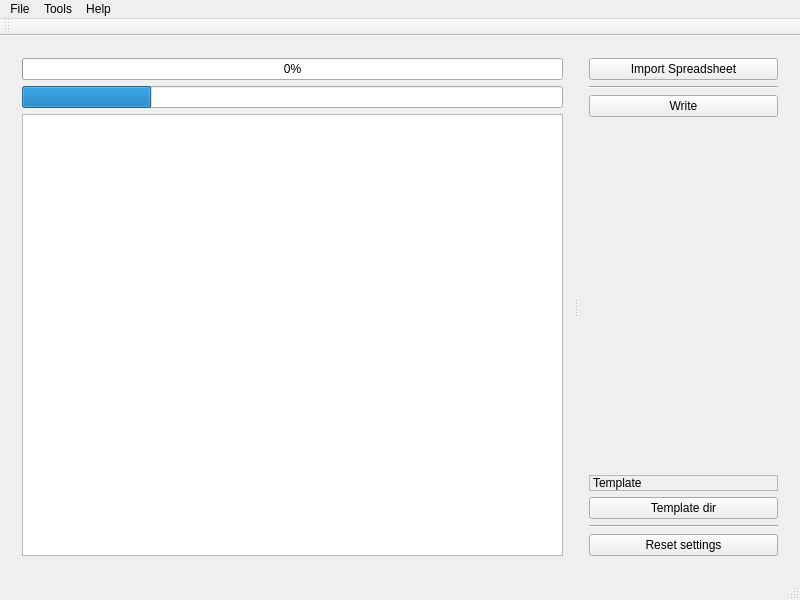
<?xml version="1.0" encoding="UTF-8"?>
<ui version="4.0">
 <class>MainWindow</class>
 <widget class="QMainWindow" name="MainWindow">
  <property name="windowModality">
   <enum>Qt::NonModal</enum>
  </property>
  <property name="geometry">
   <rect>
    <x>0</x>
    <y>0</y>
    <width>800</width>
    <height>600</height>
   </rect>
  </property>
  <property name="mouseTracking">
   <bool>false</bool>
  </property>
  <property name="focusPolicy">
   <enum>Qt::NoFocus</enum>
  </property>
  <property name="acceptDrops">
   <bool>false</bool>
  </property>
  <property name="windowTitle">
   <string>AutoXlsx</string>
  </property>
  <widget class="QWidget" name="centralWidget">
   <layout class="QGridLayout" name="gridLayout">
    <item row="0" column="0">
     <widget class="QSplitter" name="splitter_2">
      <property name="frameShadow">
       <enum>QFrame::Plain</enum>
      </property>
      <property name="lineWidth">
       <number>1</number>
      </property>
      <property name="midLineWidth">
       <number>0</number>
      </property>
      <property name="orientation">
       <enum>Qt::Horizontal</enum>
      </property>
      <property name="opaqueResize">
       <bool>true</bool>
      </property>
      <widget class="QWidget" name="widget" native="true">
       <property name="minimumSize">
        <size>
         <width>0</width>
         <height>0</height>
        </size>
       </property>
       <layout class="QGridLayout" name="gridLayout_3">
        <item row="2" column="0">
         <layout class="QGridLayout" name="gridLayout_2">
          <item row="0" column="0">
           <widget class="QTableWidget" name="tableWidget">
            <property name="editTriggers">
             <set>QAbstractItemView::AnyKeyPressed|QAbstractItemView::DoubleClicked|QAbstractItemView::EditKeyPressed</set>
            </property>
           </widget>
          </item>
         </layout>
        </item>
        <item row="1" column="0">
         <widget class="QProgressBar" name="progressBar">
          <property name="enabled">
           <bool>true</bool>
          </property>
          <property name="value">
           <number>24</number>
          </property>
          <property name="textVisible">
           <bool>false</bool>
          </property>
         </widget>
        </item>
        <item row="0" column="0">
         <widget class="QProgressBar" name="progressBar_tot">
          <property name="value">
           <number>0</number>
          </property>
         </widget>
        </item>
       </layout>
      </widget>
      <widget class="QSplitter" name="splitter">
       <property name="orientation">
        <enum>Qt::Vertical</enum>
       </property>
       <widget class="QWidget" name="widget_2" native="true">
        <property name="minimumSize">
         <size>
          <width>0</width>
          <height>100</height>
         </size>
        </property>
        <property name="maximumSize">
         <size>
          <width>211</width>
          <height>99999</height>
         </size>
        </property>
        <property name="acceptDrops">
         <bool>false</bool>
        </property>
        <layout class="QGridLayout" name="gridLayout_4">
         <item row="0" column="1">
          <widget class="QPushButton" name="open">
           <property name="text">
            <string>Import Spreadsheet</string>
           </property>
          </widget>
         </item>
         <item row="2" column="1">
          <widget class="Line" name="line_2">
           <property name="orientation">
            <enum>Qt::Horizontal</enum>
           </property>
          </widget>
         </item>
         <item row="6" column="1">
          <widget class="QPushButton" name="sh1_w">
           <property name="text">
            <string>Write</string>
           </property>
          </widget>
         </item>
         <item row="8" column="1">
          <spacer name="verticalSpacer">
           <property name="orientation">
            <enum>Qt::Vertical</enum>
           </property>
           <property name="sizeHint" stdset="0">
            <size>
             <width>160</width>
             <height>415</height>
            </size>
           </property>
          </spacer>
         </item>
         <item row="12" column="1">
          <widget class="QPushButton" name="reset">
           <property name="text">
            <string>Reset settings</string>
           </property>
          </widget>
         </item>
         <item row="11" column="1">
          <widget class="Line" name="line">
           <property name="orientation">
            <enum>Qt::Horizontal</enum>
           </property>
          </widget>
         </item>
         <item row="10" column="1">
          <widget class="QPushButton" name="templateButton">
           <property name="text">
            <string>Template dir</string>
           </property>
          </widget>
         </item>
         <item row="9" column="1">
          <widget class="QLabel" name="templ_label">
           <property name="acceptDrops">
            <bool>false</bool>
           </property>
           <property name="autoFillBackground">
            <bool>false</bool>
           </property>
           <property name="frameShape">
            <enum>QFrame::StyledPanel</enum>
           </property>
           <property name="text">
            <string>Template</string>
           </property>
           <property name="alignment">
            <set>Qt::AlignLeading|Qt::AlignLeft|Qt::AlignVCenter</set>
           </property>
           <property name="wordWrap">
            <bool>false</bool>
           </property>
           <property name="textInteractionFlags">
            <set>Qt::TextBrowserInteraction</set>
           </property>
          </widget>
         </item>
        </layout>
       </widget>
      </widget>
     </widget>
    </item>
   </layout>
  </widget>
  <widget class="QMenuBar" name="menuBar">
   <property name="geometry">
    <rect>
     <x>0</x>
     <y>0</y>
     <width>800</width>
     <height>21</height>
    </rect>
   </property>
   <widget class="QMenu" name="menuHelp">
    <property name="title">
     <string>Help</string>
    </property>
    <addaction name="actionAbout_Autoxsl"/>
    <addaction name="actionAbout_Qt"/>
   </widget>
   <widget class="QMenu" name="menuFile">
    <property name="title">
     <string>File</string>
    </property>
    <addaction name="actionImport_Spreadsheet"/>
    <addaction name="actionWrite"/>
    <addaction name="actionQuit"/>
   </widget>
   <widget class="QMenu" name="menuTools">
    <property name="title">
     <string>Tools</string>
    </property>
    <addaction name="actionSettings"/>
   </widget>
   <addaction name="menuFile"/>
   <addaction name="menuTools"/>
   <addaction name="menuHelp"/>
  </widget>
  <widget class="QToolBar" name="mainToolBar">
   <attribute name="toolBarArea">
    <enum>TopToolBarArea</enum>
   </attribute>
   <attribute name="toolBarBreak">
    <bool>false</bool>
   </attribute>
  </widget>
  <widget class="QStatusBar" name="statusBar"/>
  <action name="actionAbout_Qt">
   <property name="text">
    <string>About Qt</string>
   </property>
  </action>
  <action name="actionAbout_Autoxsl">
   <property name="text">
    <string>About Autoxsl</string>
   </property>
  </action>
  <action name="actionImport_Spreadsheet">
   <property name="text">
    <string>Import Spreadsheet</string>
   </property>
   <property name="shortcut">
    <string>Alt+I</string>
   </property>
  </action>
  <action name="actionWrite">
   <property name="text">
    <string>Write</string>
   </property>
   <property name="shortcut">
    <string>Alt+W</string>
   </property>
  </action>
  <action name="actionQuit">
   <property name="text">
    <string>Quit</string>
   </property>
   <property name="shortcut">
    <string>Alt+Q</string>
   </property>
  </action>
  <action name="actionSettings">
   <property name="checkable">
    <bool>true</bool>
   </property>
   <property name="text">
    <string>Settings</string>
   </property>
   <property name="shortcut">
    <string>Ctrl+S</string>
   </property>
  </action>
 </widget>
 <layoutdefault spacing="6" margin="11"/>
 <resources/>
 <connections/>
</ui>
